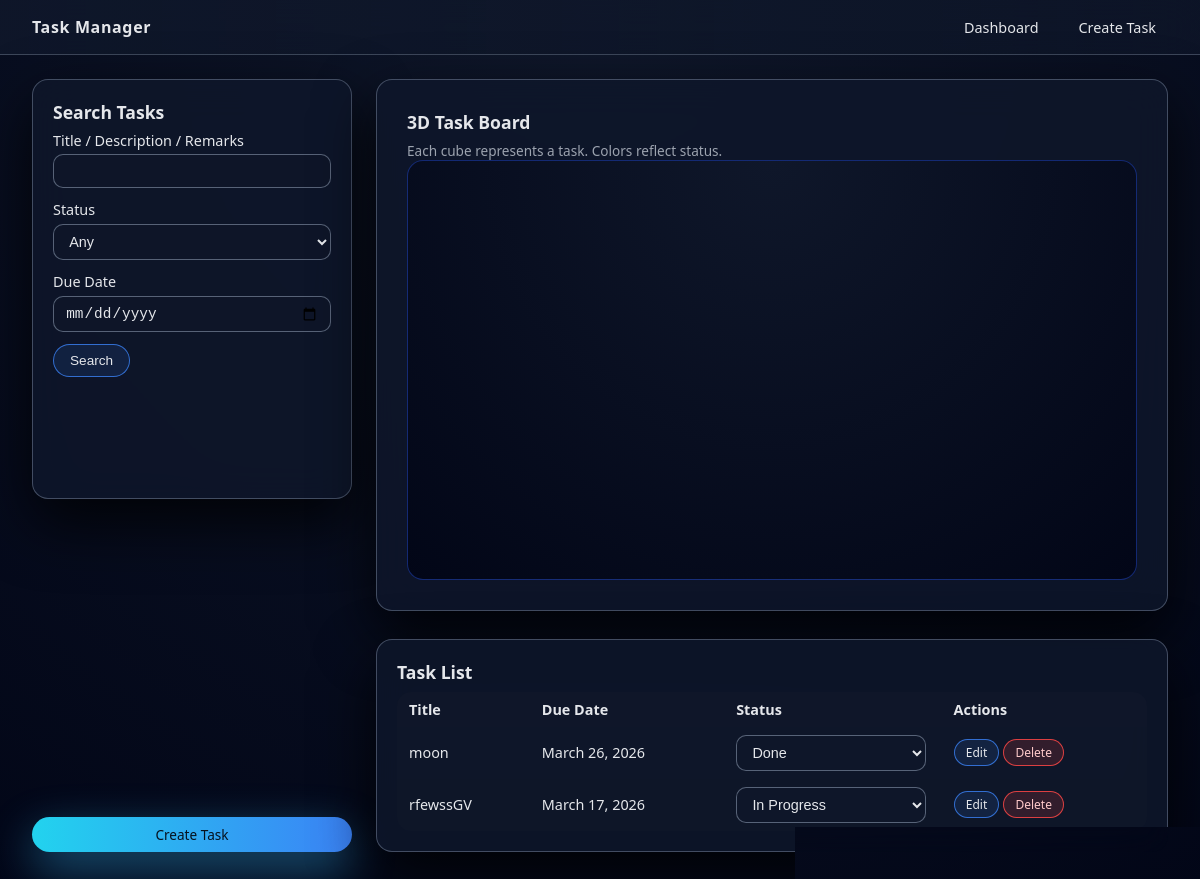
The app's page / (signed in), older data.
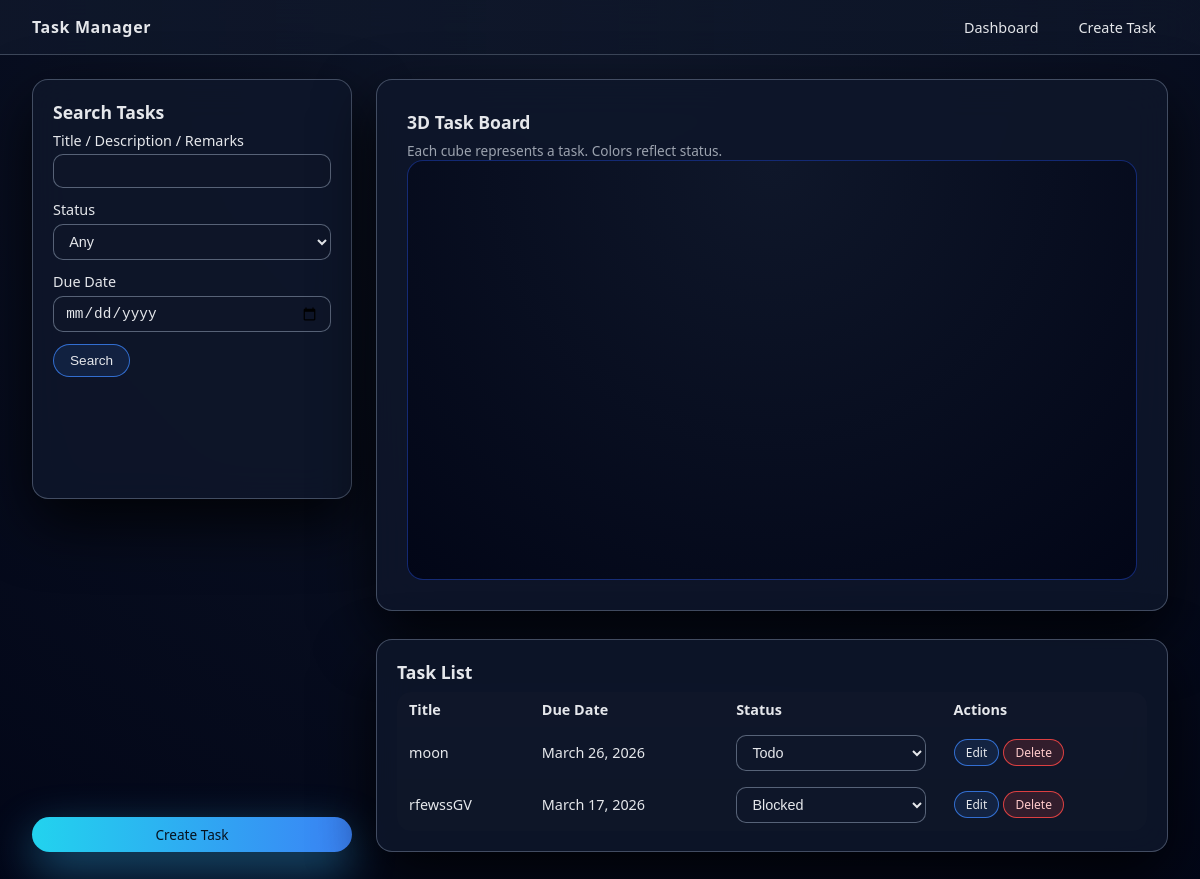
The same page, newer data.
### tasks/models.py (models this page shows, shortened)
class Task(models.Model):
    STATUS_TODO = "todo"
    STATUS_IN_PROGRESS = "in_progress"
    STATUS_DONE = "done"
    STATUS_BLOCKED = "blocked"
    STATUS_CHOICES = [
        (STATUS_TODO, "Todo"),
        (STATUS_IN_PROGRESS, "In Progress"),
        (STATUS_DONE, "Done"),
        (STATUS_BLOCKED, "Blocked"),
    ]
    title = models.CharField(max_length=200, db_index=True)
    description = models.TextField(blank=True)
    due_date = models.DateField(null=True, blank=True, db_index=True)
    status = models.CharField(
        max_length=20, choices=STATUS_CHOICES, default=STATUS_TODO, db_index=True
    )
    remarks = models.TextField(blank=True)
    created_on = models.DateTimeField(auto_now_add=True)
    last_updated_on = models.DateTimeField(auto_now=True)
    created_by = models.CharField(max_length=150)
    last_updated_by = models.CharField(max_length=150)
    class Meta:
        ordering = ("-created_on",)

### tasks/views.py (the view)
# urls.py: path("", views.TaskListView.as_view(), name="task_list"),
class TaskListView(LoginRequiredMixin, ListView):
    model = Task
    template_name = "tasks/task_list.html"
    context_object_name = "tasks"
    paginate_by = 50
    def get_queryset(self):
        qs = Task.objects.order_by("-created_on")
        qs = self._apply_filters(qs)
        return qs[:10]
    def _apply_filters(self, qs):
        q = self.request.GET.get("q")
        status = self.request.GET.get("status")
        due_date = self.request.GET.get("due_date")
        if q:
            qs = qs.filter(
                Q(title__icontains=q)
                | Q(description__icontains=q)
                | Q(remarks__icontains=q)
            )
        if status:
            qs = qs.filter(status=status)
        if due_date:
            qs = qs.filter(due_date=due_date)
        return qs

### templates/tasks/task_list.html (shortened to what this page needs)
{% extends "base.html" %}
{% load static %}
{% block content %}
<div class="tm-dashboard">
  <section class="tm-panel tm-panel--left">
    <div class="tm-card">
      <h2 class="tm-card-title">Search Tasks</h2>
      <form method="get" action="{% url 'tasks:task_search' %}">
        <div class="tm-form-group">
          <label for="id_q">Title / Description / Remarks</label>
          <input id="id_q" name="q" class="tm-input" value="{{ request.GET.q }}">
        </div>
        <div class="tm-form-group">
          <label for="id_status">Status</label>
          <select id="id_status" name="status" class="tm-select">
            <option value="">Any</option>
          </select>
        </div>
        <div class="tm-form-group">
          <label for="id_due_date">Due Date</label>
          <input id="id_due_date" type="date" name="due_date" class="tm-input"
                 value="{{ request.GET.due_date }}">
        </div>
        <button class="tm-btn tm-btn--primary tm-btn--full">Search</button>
      </form>
    </div>
    <a href="{% url 'tasks:task_create' %}" class="tm-btn tm-btn--gradient tm-btn--full tm-btn--push-bottom">
      Create Task
    </a>
  </section>
  <section class="tm-panel tm-panel--right">
    <div class="tm-card tm-card--3d">
      <div class="tm-card-header">
        <h2 class="tm-card-title">3D Task Board</h2>
        <p class="tm-card-subtitle">Each cube represents a task. Colors reflect status.</p>
      </div>
      <div id="task-3d-container" class="tm-3d-container"></div>
    </div>
    <div class="tm-card tm-card--table">
      <div class="tm-card-header">
        <h2 class="tm-card-title">Task List</h2>
      </div>
      <div class="tm-table-wrapper">
        <table class="tm-table">
          <thead>
            <tr>
              <th>Title</th>
              <th>Due Date</th>
              <th>Status</th>
              <th>Actions</th>
            </tr>
          </thead>
          <tbody>
            {% for task in tasks %}
              <tr>
                <td>{{ task.title }}</td>
                <td>{{ task.due_date|default:"-" }}</td>
                <td>
                  <form method="post" action="{% url 'tasks:task_status' task.pk %}">
                    <select name="status" class="tm-select tm-select--inline" onchange="this.form.submit()">
                      {% for key, label in task.STATUS_CHOICES %}
                        <option value="{{ key }}" {% if task.status == key %}selected{% endif %}>
                          {{ label }}
                        </option>
                      {% endfor %}
                    </select>
                  </form>
                </td>
                <td>
                  <a href="{% url 'tasks:task_edit' task.pk %}" class="tm-btn tm-btn--sm tm-btn--primary">
                    Edit
                  </a>
                  <a href="{% url 'tasks:task_delete' task.pk %}" class="tm-btn tm-btn--sm tm-btn--danger">
                    Delete
                  </a>
                </td>
              </tr>
            {% empty %}
              <tr>
                <td colspan="4" class="tm-table-empty">No tasks found.</td>
              </tr>
            {% endfor %}
          </tbody>
        </table>
      </div>
    </div>
  </section>
</div>
{% endblock %}

### templates/base.html (shortened to what this page needs)
{% load static %}
<!DOCTYPE html>
<html lang="en">
  <head>
    <link rel="stylesheet" href="{% static 'css/main.css' %}">
  </head>
  <body class="tm-body">
    <nav class="tm-navbar">
      <div class="tm-navbar-left">
        <span class="tm-logo">Task Manager</span>
      </div>
      <div class="tm-navbar-right">
        <a href="{% url 'tasks:task_list' %}" class="tm-nav-link">Dashboard</a>
        <a href="{% url 'tasks:task_create' %}" class="tm-nav-link">Create Task</a>
      </div>
    </nav>
    <main class="tm-main">
      {% block content %}{% endblock %}
    </main>
  </body>
</html>

### static/css/main.css (style rules this page uses)
body.tm-body { margin: 0; font-family: system-ui, -apple-system, BlinkMacSystemFont, "Segoe UI", sans-serif; background: radial-gradient(circle at top, #0f172a, #020617); color: #e5e7eb; min-height: 100vh; overflow-x: hidden; }
*, *::before, *::after { box-sizing: border-box; }
.tm-navbar { display: flex; align-items: center; justify-content: space-between; padding: 0.75rem 2rem; background: linear-gradient(90deg, rgba(15,23,42,0.95), rgba(15,23,42,0.7)); border-bottom: 1px solid rgba(148, 163, 184, 0.35); backdrop-filter: blur(20px); }
.tm-logo { font-weight: 600; letter-spacing: 0.04em; }
.tm-navbar-right { display: flex; gap: 1rem; }
.tm-nav-link { color: #e5e7eb; text-decoration: none; font-size: 0.9rem; padding: 0.35rem 0.75rem; border-radius: 999px; transition: background 0.2s ease, transform 0.15s ease; }
.tm-main { padding: 1.5rem 2rem 3rem; max-width: 1200px; margin: 0 auto; }
.tm-dashboard { display: grid; grid-template-columns: minmax(0, 320px) minmax(0, 1fr); gap: 1.5rem; }
.tm-panel { display: flex; flex-direction: column; }
.tm-card { background: rgba(15, 23, 42, 0.86); border-radius: 16px; border: 1px solid rgba(148, 163, 184, 0.4); box-shadow: 0 24px 60px rgba(0, 0, 0, 0.8); padding: 20px; backdrop-filter: blur(18px); }
.tm-card--3d { min-height: 420px; margin-bottom: 1.25rem; }
.tm-card--table { margin-top: 0.5rem; }
.tm-card-title { margin: 0 0 0.4rem; font-size: 1.1rem; }
.tm-card-subtitle { margin: 0; font-size: 0.85rem; color: #9ca3af; }
.tm-form-group { display: flex; flex-direction: column; gap: 0.3rem; margin-bottom: 0.75rem; font-size: 0.9rem; }
.tm-input, .tm-select, .tm-card textarea, .tm-card input, .tm-card select { background: rgba(15, 23, 42, 0.9); border-radius: 10px; border: 1px solid rgba(148, 163, 184, 0.55); padding: 0.5rem 0.7rem; color: #e5e7eb; font-size: 0.9rem; }
.tm-btn { display: inline-flex; align-items: center; justify-content: center; padding: 0.5rem 1rem; border-radius: 999px; border: none; cursor: pointer; font-size: 0.85rem; font-weight: 500; text-decoration: none; transition: transform 0.1s ease, box-shadow 0.15s ease, background 0.2s ease; max-width: 100%; }
.tm-btn--push-bottom { margin-top: auto; }
.tm-panel--left { gap: 0.75rem; }
.tm-panel--left .tm-card { min-height: 420px; display: flex; flex-direction: column; }
.tm-panel--left form { flex: 1; }
.tm-select--inline { padding: 0.35rem 0.55rem; font-size: 0.82rem; border-radius: 10px; width: 100%; max-width: 190px; }
.tm-btn--primary { background: rgba(59, 130, 246, 0.12); color: #e5e7eb; border: 1px solid rgba(59, 130, 246, 0.8); }
.tm-btn--danger { background: rgba(239, 68, 68, 0.16); color: #fecaca; border: 1px solid rgba(239, 68, 68, 0.9); }
.tm-btn--gradient { background-image: linear-gradient(90deg, #22d3ee, #3b82f6); color: #06121f; box-shadow: 0 16px 45px rgba(56, 189, 248, 0.45); }
.tm-card { overflow: hidden; }
.tm-btn--sm { padding: 0.25rem 0.7rem; font-size: 0.75rem; }
.tm-3d-container { width: 100%; height: 420px; border-radius: 16px; overflow: hidden; border: 1px solid rgba(30, 64, 175, 0.6); background: radial-gradient(circle at top, #0f172a, #020617); }
.tm-card--3d { padding: 30px; }
.tm-table-wrapper { margin-top: 0.5rem; border-radius: 14px; overflow: hidden; }
.tm-table { width: 100%; border-collapse: collapse; font-size: 0.9rem; }
.tm-table thead { background: rgba(15, 23, 42, 0.95); }
.tm-table th, .tm-table td { padding: 0.5rem 0.75rem; text-align: left; }
.tm-table tbody tr:nth-child(even) { background: rgba(15, 23, 42, 0.85); }
.tm-table tbody tr:nth-child(odd) { background: rgba(15, 23, 42, 0.75); }

Row changes from the older to the newer data that the page shows:
changed Task "moon": status "Done" → "Todo"
changed Task "rfewssGV": status "In Progress" → "Blocked"
